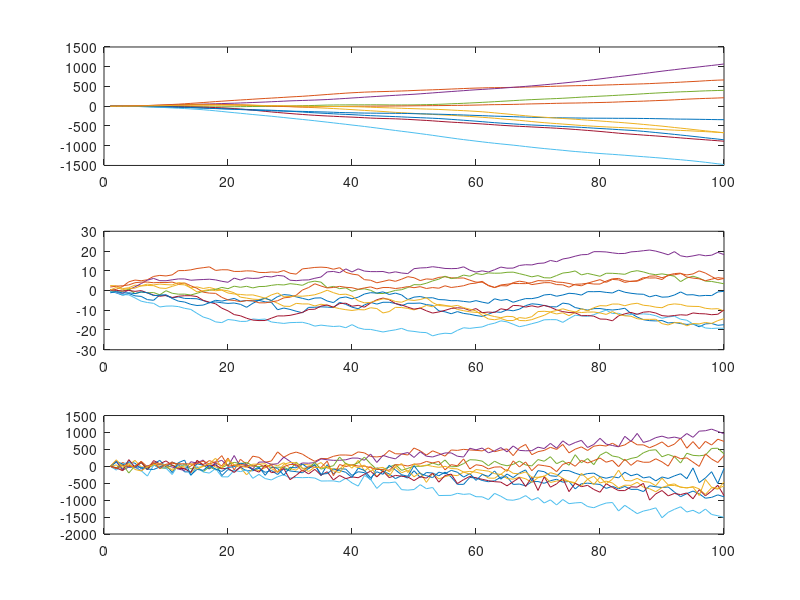

Recreate this plot in MATLAB. (Note: this script raises an error after producing the figure.)

dt=1; t_end=100;               % time step and time span
sd=0.1;                         % measurement std dev
omega=pi;                       % sinusoid radian frequency 

t=1:dt:t_end; nt=length(t);     % time values
rng(42)                         % random number generator seed

%% Plot some discrete-random-walk-velocity (DRWV) process paths
q=1;                           % random-walk step variance
m0=[0;0]; P0=diag([1,1]);       % state prior mean and covariance
A=[1 dt;0 1]; Q=diag([0,q*dt]); % process model
n=length(m0);                   % state dimension
npath=10;
figure(1), clf
for ipath=1:npath
    x=zeros(n,nt);
    
    %initial step
    x(:,1)= mvnrnd(m0,P0)';
    y(:,1) = x(1,1);
    
    %update next random walk steps
    for k=2:nt
        x(:,k)=A*x(:,k-1) +mvnrnd([0;0],Q)'; 
        y(:,k) = x(1,k) + normrnd(0,100);
    end
    subplot(311),plot(t,x(1,:)),hold on
    subplot(312),plot(t,x(2,:)),hold on
    subplot(313),plot(t,y(1,:)),hold on
end
subplot(311),ylabel('x_1','rot',0)
subplot(312),xlabel('t'),ylabel('x_2','rot',0)
subplot(313),xlabel('t'),ylabel('y','Rotation',0)